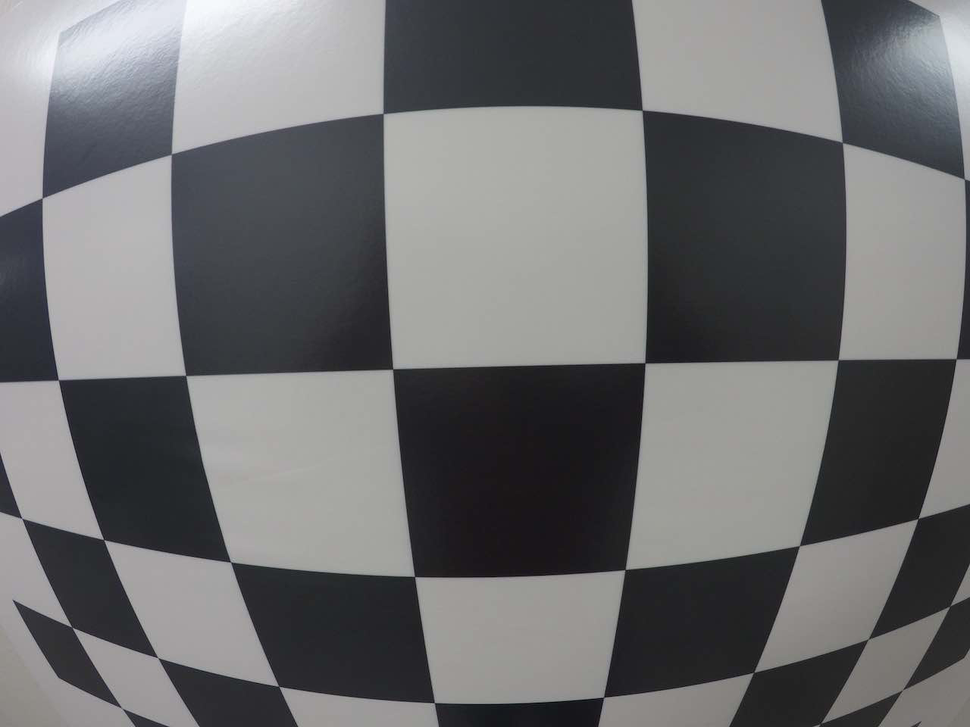
#> input picture test_image.png, 970 x 727 px, shrunk from 1280 x 960 before the run
$ jupyter execute 'Calibration_quiz_2 - Undistort.ipynb'
#> lines starting #> are read from the running program, lines starting #| are printed output that depends on the picture; long printed decimals are rounded
[cell 1]
import pickle
import cv2
import numpy as np
import matplotlib.pyplot as plt
import matplotlib.image as mpimg

# Read in the saved objpoints and imgpoints
dist_pickle = pickle.load( open( "wide_dist_pickle.p", "rb" ) )
#> (reads wide_dist_pickle.p from the repository)
objpoints = dist_pickle["objpoints"]
imgpoints = dist_pickle["imgpoints"]

# print(' objpoints: ', type(objpoints), len(objpoints),objpoints[0].shape, '\n',objpoints[0])
# print(' imgpoints: ', type(imgpoints), len(imgpoints),imgpoints[0].shape, '\n',imgpoints[0])

# Read in an image
img = cv2.imread('test_image.png')
#> img is the input picture: shape (727, 970, 3); mean B, G, R 110.9, 109.7, 109.3

imgGray = cv2.cvtColor(img,cv2.COLOR_BGR2GRAY)
print(' imgGray : ',imgGray.shape)
#|  imgGray :  (727, 970)

plt.imshow(img)
plt.title('Original Image(Color)'+str(img.shape), fontsize=12)

[cell 2]
# TODO: Write a function that takes an image, object points, and image points
# performs the camera calibration, image distortion correction and
# returns the undistorted image
def cal_undistort(inputImg, objpoints, imgpoints):
    # Use cv2.calibrateCamera() and cv2.undistort()
#     imgGray = cv2.cvtColor(img,cv2.COLOR_BGR2GRAY)
    ret, mtx, dist, rvecs, tvecs = cv2.calibrateCamera(objpoints, imgpoints, inputImg.shape[1::-1], None, None)
#> ret = 0.566
    print(' ret:   ', ret)
#|  ret:    0.5663
    print(' mtx:   ', mtx.shape)
#|  mtx:    (3, 3)
    print(' dist:  ', dist.shape)
#|  dist:   (1, 5)
    print(' rvecs: ', type(rvecs), len(rvecs), rvecs[0].shape)
#|  rvecs:  <class 'tuple'> 35 (3, 1)
    print(' tvecs: ', type(tvecs), len(tvecs), tvecs[0].shape)
#|  tvecs:  <class 'tuple'> 35 (3, 1)
    undist = cv2.undistort(inputImg, mtx, dist, None, mtx)
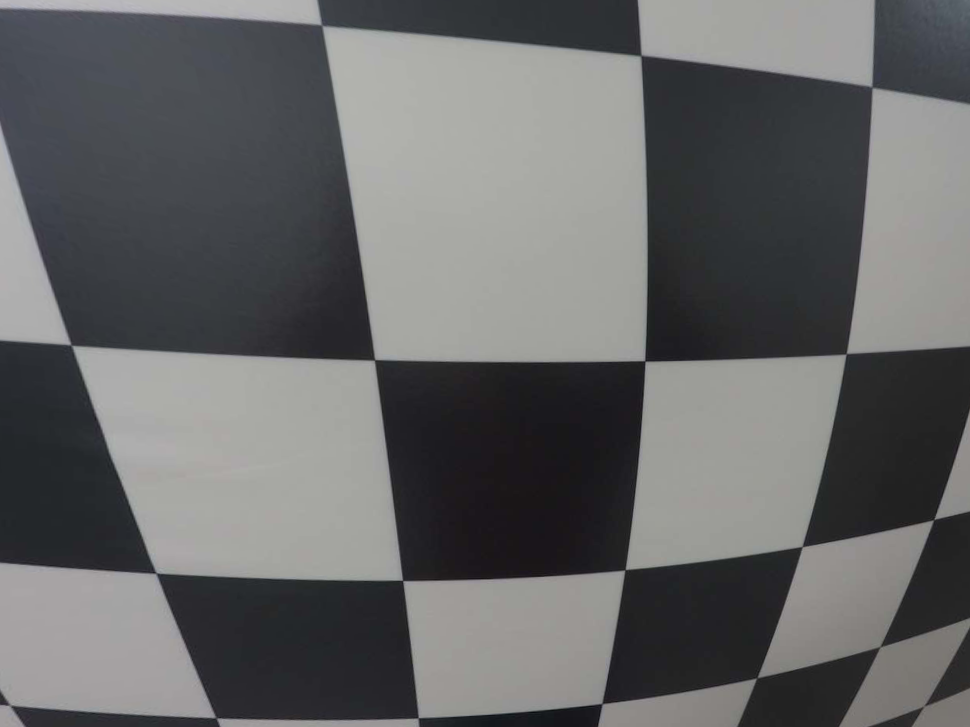
#> undist: shape (727, 970, 3); mean B, G, R 102.4, 101.9, 101.3
    return undist

[cell 3]
undistorted = cal_undistort(img, objpoints, imgpoints)

[cell 4]
f, (ax1, ax2) = plt.subplots(1, 2, figsize=(24, 9))
f.tight_layout()
ax1.imshow(img)
ax1.set_title('Original Image: '+str(img.shape), fontsize=20)

ax2.imshow(undistorted)
ax2.set_title('Undistorted Image: '+str(undistorted.shape), fontsize=20)

plt.subplots_adjust(left=0., right=1, top=0.9, bottom=0.)
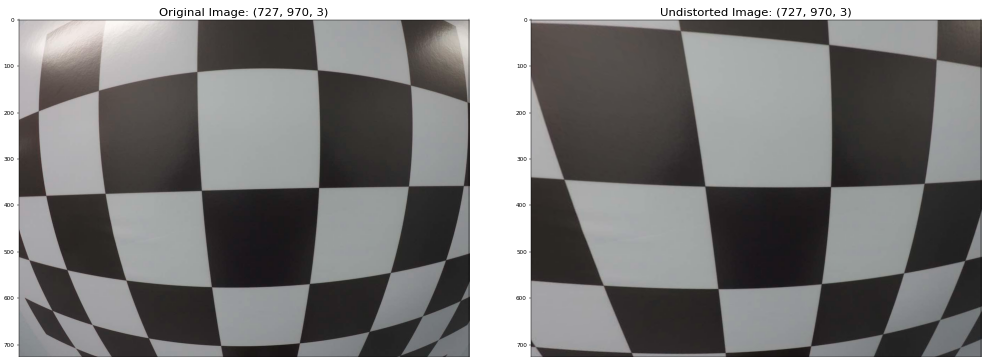
#> figure drawn by matplotlib, 2 panels; B, G, R data is drawn as R, G, B
